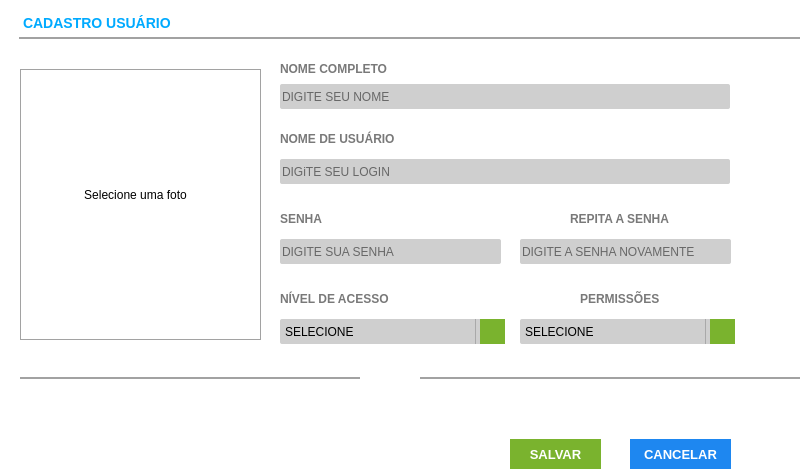
<?xml version="1.0" encoding="UTF-8"?>
<ui version="4.0">
 <class>Form_Cad_Usuario</class>
 <widget class="QFrame" name="Form_Cad_Usuario">
  <property name="windowModality">
   <enum>Qt::ApplicationModal</enum>
  </property>
  <property name="geometry">
   <rect>
    <x>0</x>
    <y>0</y>
    <width>800</width>
    <height>470</height>
   </rect>
  </property>
  <property name="minimumSize">
   <size>
    <width>800</width>
    <height>470</height>
   </size>
  </property>
  <property name="maximumSize">
   <size>
    <width>800</width>
    <height>470</height>
   </size>
  </property>
  <property name="windowTitle">
   <string>LC INFORMÁTICA | CADASTRO USUÁRIOS</string>
  </property>
  <property name="windowIcon">
   <iconset>
    <normaloff>../../img/adduser_.png</normaloff>../../img/adduser_.png</iconset>
  </property>
  <property name="frameShape">
   <enum>QFrame::StyledPanel</enum>
  </property>
  <property name="frameShadow">
   <enum>QFrame::Raised</enum>
  </property>
  <widget class="QFrame" name="fr_FormProdutos">
   <property name="geometry">
    <rect>
     <x>0</x>
     <y>-1</y>
     <width>1000</width>
     <height>531</height>
    </rect>
   </property>
   <property name="styleSheet">
    <string notr="true">background: #FFF;
border: none</string>
   </property>
   <widget class="QLabel" name="lb_FormProdutos">
    <property name="geometry">
     <rect>
      <x>19</x>
      <y>10</y>
      <width>961</width>
      <height>30</height>
     </rect>
    </property>
    <property name="styleSheet">
     <string notr="true">QLabel{
font-size: 14px;
font-family: &quot;Arial&quot;;
font-weight: bold;
	color: rgb(0, 170, 255);
border-bottom: 2px solid #A2A2A2
}</string>
    </property>
    <property name="text">
     <string>CADASTRO USUÁRIO</string>
    </property>
   </widget>
   <widget class="QLineEdit" name="tx_idProduto">
    <property name="enabled">
     <bool>false</bool>
    </property>
    <property name="geometry">
     <rect>
      <x>20</x>
      <y>170</y>
      <width>150</width>
      <height>25</height>
     </rect>
    </property>
    <property name="styleSheet">
     <string notr="true">QLineEdit{
background: #CFCFCF;
border: 1px solid #A2A2A2;
color: #000;
font-size: 14px;
font-family: &quot;Arial&quot;;
font-weight: bold;

}</string>
    </property>
    <property name="text">
     <string>selecione uma foto</string>
    </property>
    <property name="alignment">
     <set>Qt::AlignRight|Qt::AlignTrailing|Qt::AlignVCenter</set>
    </property>
   </widget>
   <widget class="QLabel" name="lb_FotoProduto">
    <property name="geometry">
     <rect>
      <x>20</x>
      <y>70</y>
      <width>241</width>
      <height>271</height>
     </rect>
    </property>
    <property name="styleSheet">
     <string notr="true">border: 1px solid #A2A2A2;

</string>
    </property>
    <property name="text">
     <string/>
    </property>
    <property name="alignment">
     <set>Qt::AlignCenter</set>
    </property>
   </widget>
   <widget class="QLabel" name="lb_FormProdutos_2">
    <property name="geometry">
     <rect>
      <x>280</x>
      <y>60</y>
      <width>150</width>
      <height>20</height>
     </rect>
    </property>
    <property name="styleSheet">
     <string notr="true">QLabel{
font-size: 12px;
font-family: &quot;Arial Unicode MS&quot;;
font-weight: bold;
color: #797979
}</string>
    </property>
    <property name="text">
     <string>NOME COMPLETO</string>
    </property>
   </widget>
   <widget class="QLineEdit" name="tx_nome">
    <property name="geometry">
     <rect>
      <x>280</x>
      <y>85</y>
      <width>450</width>
      <height>25</height>
     </rect>
    </property>
    <property name="focusPolicy">
     <enum>Qt::WheelFocus</enum>
    </property>
    <property name="styleSheet">
     <string notr="true">QLineEdit{
background: #CFCFCF;
border-radius: 2px;
color: #000;
font: 13px &quot;Arial&quot; ;
text-transform: uppercase;
}
QLineEdit:Focus {
border: 1px solid red;
}</string>
    </property>
    <property name="placeholderText">
     <string>DIGITE SEU NOME</string>
    </property>
   </widget>
   <widget class="QLabel" name="lb_FormProdutos_3">
    <property name="geometry">
     <rect>
      <x>280</x>
      <y>290</y>
      <width>111</width>
      <height>20</height>
     </rect>
    </property>
    <property name="styleSheet">
     <string notr="true">QLabel{
font-size: 12px;
font-family: &quot;Arial Unicode MS&quot;;
font-weight: bold;
color: #797979
}</string>
    </property>
    <property name="text">
     <string>NÍVEL DE ACESSO</string>
    </property>
   </widget>
   <widget class="QComboBox" name="cb_Nivel_Acesso">
    <property name="geometry">
     <rect>
      <x>280</x>
      <y>320</y>
      <width>221</width>
      <height>25</height>
     </rect>
    </property>
    <property name="styleSheet">
     <string notr="true">QComboBox{
background: #CFCFCF;
border-radius: 2px;
color: #000;
font: 13px &quot;Arial&quot; ;
text-transform: uppercase
}
QComboBox:Focus {
border: 1px solid red;
}
 QComboBox::drop-down {
     subcontrol-origin: padding;
     subcontrol-position: top right;
     width: 25px;
     border-left-width: 1px;
     border-left-color: darkgray;
     border-left-style: solid; /* just a single line */
     border-top-right-radius: 3px; /* same radius as the QComboBox */
     border-bottom-right-radius: 3px;
 }
QComboBox::down-arrow {
     image: url(&quot;+self.resourcepath('Images/down.png')+&quot;);
 }
</string>
    </property>
    <item>
     <property name="text">
      <string>SELECIONE</string>
     </property>
    </item>
    <item>
     <property name="text">
      <string>ADMINISTRADOR</string>
     </property>
    </item>
    <item>
     <property name="text">
      <string>USUÁRIO</string>
     </property>
    </item>
   </widget>
   <widget class="QPushButton" name="bt_AddCategoriaProduto">
    <property name="geometry">
     <rect>
      <x>480</x>
      <y>320</y>
      <width>25</width>
      <height>25</height>
     </rect>
    </property>
    <property name="font">
     <font>
      <family>Arial</family>
      <pointsize>16</pointsize>
      <weight>75</weight>
      <bold>true</bold>
     </font>
    </property>
    <property name="styleSheet">
     <string notr="true">QPushButton{
background: #7AB32E;
color: #FFF
}
QPushButton:hover{
background-color: #40a286
}</string>
    </property>
    <property name="text">
     <string/>
    </property>
    <property name="icon">
     <iconset>
      <normaloff>:/add/Sem.png</normaloff>:/add/Sem.png</iconset>
    </property>
   </widget>
   <widget class="QLabel" name="lb_FormProdutos_4">
    <property name="geometry">
     <rect>
      <x>580</x>
      <y>290</y>
      <width>81</width>
      <height>20</height>
     </rect>
    </property>
    <property name="styleSheet">
     <string notr="true">QLabel{
font-size: 12px;
font-family: &quot;Arial Unicode MS&quot;;
font-weight: bold;
color: #797979
}</string>
    </property>
    <property name="text">
     <string>PERMISSÕES</string>
    </property>
   </widget>
   <widget class="QComboBox" name="cb_Permissoes">
    <property name="geometry">
     <rect>
      <x>520</x>
      <y>320</y>
      <width>211</width>
      <height>25</height>
     </rect>
    </property>
    <property name="styleSheet">
     <string notr="true">QComboBox{
background: #CFCFCF;
border-radius: 2px;
color: #000;
font: 13px &quot;Arial&quot; ;
text-transform: uppercase
}
QComboBox:Focus {
border: 1px solid red;
}
 QComboBox::drop-down {
     subcontrol-origin: padding;
     subcontrol-position: top right;
     width: 25px;
     border-left-width: 1px;
     border-left-color: darkgray;
     border-left-style: solid; /* just a single line */
     border-top-right-radius: 3px; /* same radius as the QComboBox */
     border-bottom-right-radius: 3px;
 }
QComboBox::down-arrow {
     image: url(&quot;+self.resourcepath('Images/down.png')+&quot;);
 }
</string>
    </property>
    <property name="insertPolicy">
     <enum>QComboBox::InsertAtBottom</enum>
    </property>
    <property name="frame">
     <bool>false</bool>
    </property>
    <item>
     <property name="text">
      <string>SELECIONE</string>
     </property>
    </item>
    <item>
     <property name="text">
      <string>VISUALIZAR</string>
     </property>
    </item>
    <item>
     <property name="text">
      <string>ALTERAR</string>
     </property>
    </item>
   </widget>
   <widget class="QPushButton" name="bt_AddMarcaProduto">
    <property name="geometry">
     <rect>
      <x>710</x>
      <y>320</y>
      <width>25</width>
      <height>25</height>
     </rect>
    </property>
    <property name="font">
     <font>
      <family>Arial</family>
      <pointsize>16</pointsize>
      <weight>75</weight>
      <bold>true</bold>
     </font>
    </property>
    <property name="styleSheet">
     <string notr="true">QPushButton{
background: #7AB32E;
color: #FFF
}
QPushButton:hover{
background-color: #40a286
}</string>
    </property>
    <property name="text">
     <string/>
    </property>
    <property name="icon">
     <iconset>
      <normaloff>:/add/Sem.png</normaloff>:/add/Sem.png</iconset>
    </property>
   </widget>
   <widget class="QLabel" name="lb_FormProdutos_8">
    <property name="geometry">
     <rect>
      <x>20</x>
      <y>350</y>
      <width>960</width>
      <height>30</height>
     </rect>
    </property>
    <property name="styleSheet">
     <string notr="true">QLabel{
font-size: 14px;
font-family: &quot;Arial&quot;;
font-weight: normal;

border-bottom: 2px solid #A2A2A2;
color: #797979
}</string>
    </property>
    <property name="text">
     <string/>
    </property>
   </widget>
   <widget class="QFrame" name="fr_BotoesFormProdutos">
    <property name="geometry">
     <rect>
      <x>0</x>
      <y>470</y>
      <width>1000</width>
      <height>30</height>
     </rect>
    </property>
    <property name="styleSheet">
     <string notr="true">background-color: rgb(255, 255, 255);
border: none;</string>
    </property>
   </widget>
   <widget class="QLabel" name="lb_qtdeMin">
    <property name="geometry">
     <rect>
      <x>890</x>
      <y>350</y>
      <width>40</width>
      <height>35</height>
     </rect>
    </property>
    <property name="text">
     <string/>
    </property>
   </widget>
   <widget class="QLineEdit" name="tx_PorcentagemVarejo">
    <property name="geometry">
     <rect>
      <x>360</x>
      <y>360</y>
      <width>60</width>
      <height>30</height>
     </rect>
    </property>
    <property name="focusPolicy">
     <enum>Qt::WheelFocus</enum>
    </property>
    <property name="styleSheet">
     <string notr="true">QLineEdit{
background: #FFF;
border-radius: 2px;
color: #7AB32E;
font: 20px &quot;Arial&quot; ;
font-weight: bold
}
QLineEdit:Focus {
border: 1px solid red;
}</string>
    </property>
    <property name="text">
     <string/>
    </property>
    <property name="alignment">
     <set>Qt::AlignRight|Qt::AlignTrailing|Qt::AlignVCenter</set>
    </property>
    <property name="readOnly">
     <bool>true</bool>
    </property>
   </widget>
   <widget class="QLineEdit" name="tx_PorcentagemAtacado">
    <property name="geometry">
     <rect>
      <x>360</x>
      <y>420</y>
      <width>60</width>
      <height>30</height>
     </rect>
    </property>
    <property name="focusPolicy">
     <enum>Qt::WheelFocus</enum>
    </property>
    <property name="styleSheet">
     <string notr="true">QLineEdit{
background: #FFF;
border-radius: 2px;
color: #7AB32E;
font: 20px &quot;Arial&quot; ;
font-weight: bold
}
QLineEdit:Focus {
border: 1px solid red;
}</string>
    </property>
    <property name="text">
     <string/>
    </property>
    <property name="alignment">
     <set>Qt::AlignRight|Qt::AlignTrailing|Qt::AlignVCenter</set>
    </property>
    <property name="readOnly">
     <bool>true</bool>
    </property>
   </widget>
   <widget class="QPushButton" name="Bt_CancelAddCatergoria">
    <property name="geometry">
     <rect>
      <x>390</x>
      <y>320</y>
      <width>25</width>
      <height>25</height>
     </rect>
    </property>
    <property name="font">
     <font>
      <family>Arial</family>
      <pointsize>16</pointsize>
      <weight>75</weight>
      <bold>true</bold>
     </font>
    </property>
    <property name="toolTip">
     <string>&lt;html&gt;&lt;head/&gt;&lt;body&gt;&lt;p&gt;Cancelar&lt;/p&gt;&lt;/body&gt;&lt;/html&gt;</string>
    </property>
    <property name="styleSheet">
     <string notr="true">QPushButton{
background: #7AB32E;
color: #FFF
}
QPushButton:hover{
background-color: #40a286
}</string>
    </property>
    <property name="text">
     <string/>
    </property>
   </widget>
   <widget class="QLabel" name="lb_FormProdutos_5">
    <property name="geometry">
     <rect>
      <x>280</x>
      <y>130</y>
      <width>150</width>
      <height>20</height>
     </rect>
    </property>
    <property name="styleSheet">
     <string notr="true">QLabel{
font-size: 12px;
font-family: &quot;Arial Unicode MS&quot;;
font-weight: bold;
color: #797979
}</string>
    </property>
    <property name="text">
     <string>NOME DE USUÁRIO</string>
    </property>
   </widget>
   <widget class="QLineEdit" name="tx_Login">
    <property name="geometry">
     <rect>
      <x>280</x>
      <y>160</y>
      <width>450</width>
      <height>25</height>
     </rect>
    </property>
    <property name="focusPolicy">
     <enum>Qt::WheelFocus</enum>
    </property>
    <property name="styleSheet">
     <string notr="true">QLineEdit{
background: #CFCFCF;
border-radius: 2px;
color: #000;
font: 13px &quot;Arial&quot; ;
text-transform: uppercase;
}
QLineEdit:Focus {
border: 1px solid red;
}</string>
    </property>
    <property name="placeholderText">
     <string>DIGiTE SEU LOGIN</string>
    </property>
   </widget>
   <widget class="QLabel" name="lb_FormProdutos_6">
    <property name="geometry">
     <rect>
      <x>280</x>
      <y>210</y>
      <width>150</width>
      <height>20</height>
     </rect>
    </property>
    <property name="styleSheet">
     <string notr="true">QLabel{
font-size: 12px;
font-family: &quot;Arial Unicode MS&quot;;
font-weight: bold;
color: #797979
}</string>
    </property>
    <property name="text">
     <string>SENHA</string>
    </property>
   </widget>
   <widget class="QLineEdit" name="tx_Senha">
    <property name="geometry">
     <rect>
      <x>280</x>
      <y>240</y>
      <width>221</width>
      <height>25</height>
     </rect>
    </property>
    <property name="focusPolicy">
     <enum>Qt::WheelFocus</enum>
    </property>
    <property name="styleSheet">
     <string notr="true">QLineEdit{
background: #CFCFCF;
border-radius: 2px;
color: #000;
font: 13px &quot;Arial&quot; ;
text-transform: uppercase;
}
QLineEdit:Focus {
border: 1px solid red;
}</string>
    </property>
    <property name="echoMode">
     <enum>QLineEdit::Password</enum>
    </property>
    <property name="placeholderText">
     <string>DIGITE SUA SENHA</string>
    </property>
   </widget>
   <widget class="QLabel" name="lb_FormProdutos_9">
    <property name="geometry">
     <rect>
      <x>570</x>
      <y>210</y>
      <width>150</width>
      <height>20</height>
     </rect>
    </property>
    <property name="styleSheet">
     <string notr="true">QLabel{
font-size: 12px;
font-family: &quot;Arial Unicode MS&quot;;
font-weight: bold;
color: #797979
}</string>
    </property>
    <property name="text">
     <string>REPITA A SENHA</string>
    </property>
   </widget>
   <widget class="QLineEdit" name="tx_Senha2">
    <property name="geometry">
     <rect>
      <x>520</x>
      <y>240</y>
      <width>211</width>
      <height>25</height>
     </rect>
    </property>
    <property name="focusPolicy">
     <enum>Qt::WheelFocus</enum>
    </property>
    <property name="styleSheet">
     <string notr="true">QLineEdit{
background: #CFCFCF;
border-radius: 2px;
color: #000;
font: 13px &quot;Arial&quot; ;
text-transform: uppercase;
}
QLineEdit:Focus {
border: 1px solid red;
}</string>
    </property>
    <property name="echoMode">
     <enum>QLineEdit::Password</enum>
    </property>
    <property name="placeholderText">
     <string>DIGITE A SENHA NOVAMENTE</string>
    </property>
   </widget>
   <widget class="QPushButton" name="pushButton">
    <property name="geometry">
     <rect>
      <x>40</x>
      <y>170</y>
      <width>191</width>
      <height>51</height>
     </rect>
    </property>
    <property name="text">
     <string>Selecione uma foto</string>
    </property>
   </widget>
   <widget class="QPushButton" name="bt_SalvarUsuario">
    <property name="geometry">
     <rect>
      <x>510</x>
      <y>440</y>
      <width>91</width>
      <height>30</height>
     </rect>
    </property>
    <property name="font">
     <font>
      <family>Tahoma</family>
      <pointsize>10</pointsize>
      <weight>75</weight>
      <bold>true</bold>
     </font>
    </property>
    <property name="cursor">
     <cursorShape>PointingHandCursor</cursorShape>
    </property>
    <property name="focusPolicy">
     <enum>Qt::NoFocus</enum>
    </property>
    <property name="contextMenuPolicy">
     <enum>Qt::ActionsContextMenu</enum>
    </property>
    <property name="styleSheet">
     <string notr="true">QPushButton {
background-color: #7AB32E;
color: #FFF
 }
QPushButton:hover{
background-color: #40a286
}</string>
    </property>
    <property name="text">
     <string>SALVAR</string>
    </property>
    <property name="icon">
     <iconset>
      <normaloff>:/salvar/salvar.png</normaloff>:/salvar/salvar.png</iconset>
    </property>
    <property name="iconSize">
     <size>
      <width>50</width>
      <height>25</height>
     </size>
    </property>
   </widget>
   <widget class="QPushButton" name="Bt_CancelarUsuario">
    <property name="geometry">
     <rect>
      <x>630</x>
      <y>440</y>
      <width>101</width>
      <height>30</height>
     </rect>
    </property>
    <property name="font">
     <font>
      <pointsize>10</pointsize>
      <weight>75</weight>
      <bold>true</bold>
     </font>
    </property>
    <property name="cursor">
     <cursorShape>PointingHandCursor</cursorShape>
    </property>
    <property name="focusPolicy">
     <enum>Qt::NoFocus</enum>
    </property>
    <property name="contextMenuPolicy">
     <enum>Qt::ActionsContextMenu</enum>
    </property>
    <property name="styleSheet">
     <string notr="true">QPushButton {
background-color: #1E87F0;
color: #FFF
 }
QPushButton:hover{
background-color: #40a286
}</string>
    </property>
    <property name="text">
     <string>CANCELAR</string>
    </property>
    <property name="icon">
     <iconset>
      <normaloff>:/sair/delete_delete_exit_1577.png</normaloff>:/sair/delete_delete_exit_1577.png</iconset>
    </property>
    <property name="iconSize">
     <size>
      <width>75</width>
      <height>25</height>
     </size>
    </property>
   </widget>
   <zorder>Bt_CancelAddCatergoria</zorder>
   <zorder>lb_FormProdutos</zorder>
   <zorder>tx_idProduto</zorder>
   <zorder>lb_FotoProduto</zorder>
   <zorder>lb_FormProdutos_2</zorder>
   <zorder>tx_nome</zorder>
   <zorder>lb_FormProdutos_3</zorder>
   <zorder>cb_Nivel_Acesso</zorder>
   <zorder>bt_AddCategoriaProduto</zorder>
   <zorder>lb_FormProdutos_4</zorder>
   <zorder>cb_Permissoes</zorder>
   <zorder>bt_AddMarcaProduto</zorder>
   <zorder>lb_FormProdutos_8</zorder>
   <zorder>fr_BotoesFormProdutos</zorder>
   <zorder>lb_qtdeMin</zorder>
   <zorder>tx_PorcentagemVarejo</zorder>
   <zorder>tx_PorcentagemAtacado</zorder>
   <zorder>lb_FormProdutos_5</zorder>
   <zorder>tx_Login</zorder>
   <zorder>lb_FormProdutos_6</zorder>
   <zorder>tx_Senha</zorder>
   <zorder>lb_FormProdutos_9</zorder>
   <zorder>tx_Senha2</zorder>
   <zorder>pushButton</zorder>
   <zorder>bt_SalvarUsuario</zorder>
   <zorder>Bt_CancelarUsuario</zorder>
  </widget>
 </widget>
 <tabstops>
  <tabstop>tx_nome</tabstop>
  <tabstop>tx_Login</tabstop>
  <tabstop>tx_Senha</tabstop>
  <tabstop>tx_Senha2</tabstop>
  <tabstop>cb_Nivel_Acesso</tabstop>
  <tabstop>bt_AddMarcaProduto</tabstop>
  <tabstop>tx_PorcentagemVarejo</tabstop>
  <tabstop>tx_PorcentagemAtacado</tabstop>
  <tabstop>Bt_CancelAddCatergoria</tabstop>
  <tabstop>tx_idProduto</tabstop>
  <tabstop>cb_Permissoes</tabstop>
  <tabstop>bt_AddCategoriaProduto</tabstop>
  <tabstop>pushButton</tabstop>
 </tabstops>
 <resources>
  <include location="../Icones/icones.qrc"/>
 </resources>
 <connections/>
</ui>
